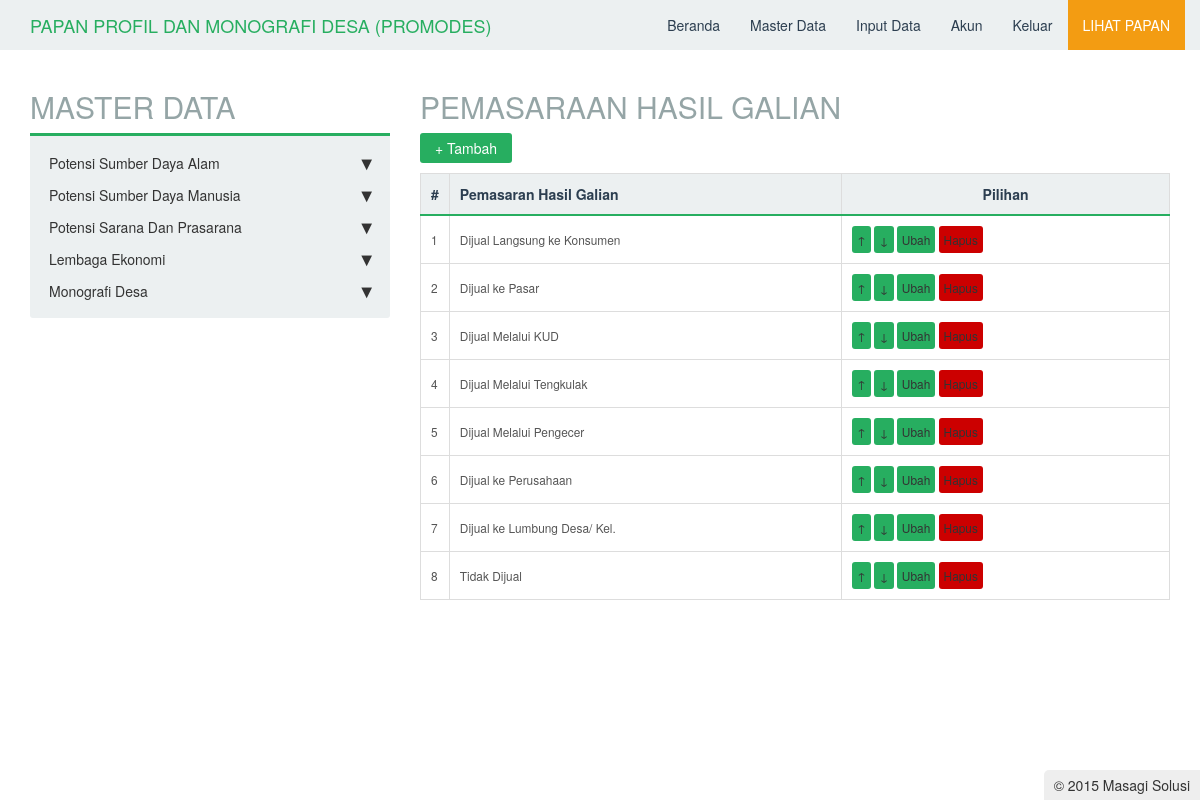
The app's page /master/potensi_sda/bahan_galian/pemasaran_galian/master.php (signed in) with its own data.
### tables this page shows
CREATE TABLE IF NOT EXISTS `tbpemasaran_galian` (
  `id` int(11) NOT NULL AUTO_INCREMENT,
  `nama` varchar(225) NOT NULL,
  `posisi` int(11) NOT NULL,
  PRIMARY KEY (`id`)
);

### master/potensi_sda/bahan_galian/pemasaran_galian/master.php (the view, shortened to what this page needs)
<?php
include_once "../../../../functions/urut.php";
include_once "../../../../master/header.php";
echo "<h2>PEMASARAAN HASIL GALIAN</h2>";
$mod = $_GET['mod'];
if($mod == "tambah"){
    if(isset($_POST['simpan'])){
        $nama = $_POST['nama'];
        $s = mysql_query("select max(posisi) as urut from tbpemasaran_galian");
        $d = mysql_fetch_array($s);
        $posisi  = $d['urut']+1;
        for($i = 0;$i < sizeof($nama);$i++){
           if($nama[$i] != ""){
               $q = mysql_query("insert into tbpemasaran_galian(nama,posisi) values('".mysql_real_escape_string($nama[$i])."','".($posisi+$i)."')");
           }
        }
        if($q){
            echo "<script>window.location='master.php';</script>";
        }
    }
    echo "<link rel='stylesheet' type='text/css' href='../../../../lib/css/table2.css'/>";
?>
<script type="text/javascript" src="../../../../lib/js/jquery-1.9.1.min.js"></script>
<script type="text/javascript">
$(document).ready(function(){
    var count = 0;
    $nama = $("#nama");
    $add = $("#add");
    $add.click(function(e){
        var countNext = count+1;
        $("#input"+count).append("<div>&nbsp;&nbsp;<input type='text' name='nama[]' id='nama"+count+"'/><div id='input"+countNext+"'></div></div>");
        $("#nama"+count).focus();
        count++;
    });
});
</script>
<form method="post">
    <table>
        <tr>
            <td>Pemasaran Hasil Galian</td>
            <td id='nama'><div id='input0'> : <input type='text' name='nama[]' id='nama' required/><a class='btn' href='#' id='add'>+</a></div></td>
        </tr>
        <tr>
            <td></td>
            <td><input type='submit' name='simpan' value='Tambah'></td>
        </tr>
    </table>
</form>
<?php
}
else if($mod == "hapus"){
    $id = abs((int)$_GET['id']);
    $q = mysql_query("delete from tbpemasaran_galian where id='$id'");
    if($q){
        echo "<script>window.location='master.php';</script>";
    }
}
else
{
    echo "<link rel='stylesheet' type='text/css' href='../../../../lib/css/table.css'/>";
    echo "<input type='reset' onclick=\"window.location='?mod=tambah';\" value='+ Tambah'/>";
    echo "<table>
            <tr>
                <th>#</th>
                <th align=left>Pemasaran Hasil Galian</th>
                <th>Pilihan</th>
            </tr>";
    $n1 = 1;
    $s1= mysql_query("select * from tbpemasaran_galian order by posisi asc");
    while($d1 = mysql_fetch_array($s1)){
        echo "<tr>
                <td>$n1</td>
                <td>$d1[nama]</td>
                <td><a class='edit' href='?mod=urut&id=$d1[id]&tipe=1&posisi=up'>&#8593;</a> <a class='edit' href='?mod=urut&id=$d1[id]&tipe=1&posisi=down'>&#8595;</a> <a class='edit' href='?mod=ubah&id=$d1[id]'>Ubah</a> <a class='del' href='#' onclick='confirmDelete(\"?mod=hapus&id=$d1[id]\");'>Hapus</a></td>
            </tr>";
        $n1++;
    }
    echo "</table>";
}
include_once "../../../../master/footer.php";
?>

### records on screen
tbpemasaran_galian: nama "Dijual Langsung ke Konsumen"
tbpemasaran_galian: nama "Dijual ke Pasar"
tbpemasaran_galian: nama "Dijual Melalui KUD"
tbpemasaran_galian: nama "Dijual Melalui Tengkulak"
tbpemasaran_galian: nama "Dijual Melalui Pengecer"
tbpemasaran_galian: nama "Dijual ke Perusahaan"
tbpemasaran_galian: nama "Dijual ke Lumbung Desa/ Kel."
tbpemasaran_galian: nama "Tidak Dijual"
